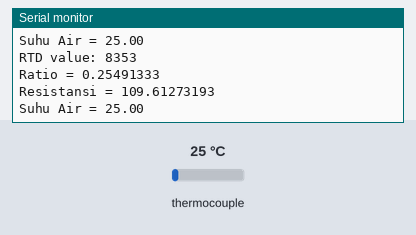
A sketch run on a simulated Arduino Uno, built with avr-gcc and run on an emulated ATmega328P. Shown: the last lines printed to the serial monitor. The inputs (shaded band) are chosen by the test bench; at power-on: thermocouple 25 °C.

Above: at 1.2 s.
1.3 s: thermocouple set to 6 °C
At 2.6 s:
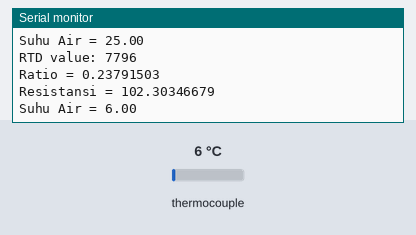
2.8 s: thermocouple set to 75 °C
At 3.7 s:
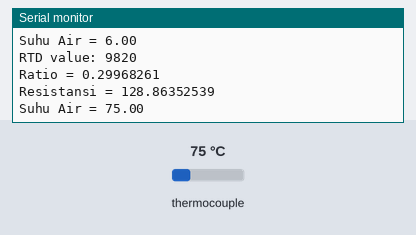
Timing chart, 0 to 5.8 s (numbered marks = the images above; inputs shaded):
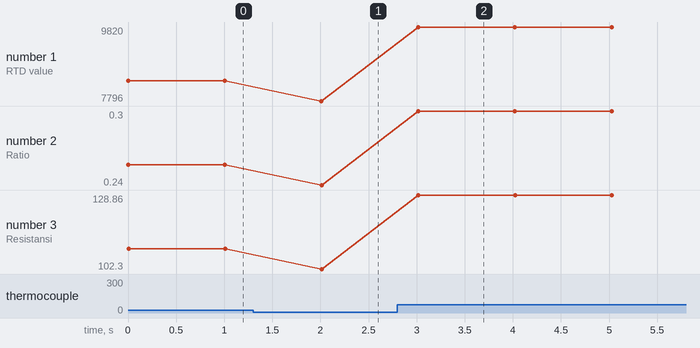

Measured:
- after the input at 1.3 s, the serial monitor: prints a new line after 0.71 s (image 1)
- after the input at 2.8 s, the serial monitor: prints a new line after 0.22 s (image 2)
- plotted number 1: 8353 → 7796 after the input at 1.3 s, 7796 → 9820 after the input at 2.8 s
- plotted number 2: 0.25 → 0.24 after the input at 1.3 s, 0.24 → 0.3 after the input at 2.8 s
- plotted number 3: 109.61 → 102.3 after the input at 1.3 s, 102.3 → 128.86 after the input at 2.8 s

The sketch:

max31865_SuhuAir_FIX.ino
```cpp
#include <Adafruit_MAX31865.h>

// Pengunaan Pin SPI: CS, DI, DO, CLK
Adafruit_MAX31865 thermo = Adafruit_MAX31865(10, 11, 12, 13);

// Nilai Rref resistor 430.0 digunakan untuk sensor PT100
#define RREF      430.0

// Nilai resistor pada sesnor saat keadaan 0 derajat Celcius
// 100.0 untuk PT100
#define RNOMINAL  100.0

void setup() {
  Serial.begin(115200);
  Serial.println("Adafruit MAX31865 PT100 Sensor Test!");

  thermo.begin(MAX31865_3WIRE);  // '3WIRE" karena PT100 yang digunakan hanya ada 3 kabel
}


void loop() {
  uint16_t rtd = thermo.readRTD();

  Serial.print("RTD value: "); Serial.println(rtd);
  float ratio = rtd;
  ratio /= 32768;

  Serial.print("Ratio = ");
  Serial.println(ratio,8);

  Serial.print("Resistansi = ");
  Serial.println(RREF*ratio,8);

  Serial.print("Suhu Air = ");
  Serial.println(thermo.temperature(RNOMINAL, RREF));

  // Check and print any faults
  uint8_t fault = thermo.readFault();
  if (fault) {
    Serial.print("Fault 0x"); Serial.println(fault, HEX);
    if (fault & MAX31865_FAULT_HIGHTHRESH) {
      Serial.println("RTD High Threshold");
    }
    if (fault & MAX31865_FAULT_LOWTHRESH) {
      Serial.println("RTD Low Threshold");
    }
    if (fault & MAX31865_FAULT_REFINLOW) {
      Serial.println("REFIN- > 0.85 x Bias");
    }
    if (fault & MAX31865_FAULT_REFINHIGH) {
      Serial.println("REFIN- < 0.85 x Bias - FORCE- open");
    }
    if (fault & MAX31865_FAULT_RTDINLOW) {
      Serial.println("RTDIN- < 0.85 x Bias - FORCE- open");
    }
    if (fault & MAX31865_FAULT_OVUV) {
      Serial.println("Under/Over voltage");
    }
    thermo.clearFault();
  }
  Serial.println();
  delay(1000);
}
```
